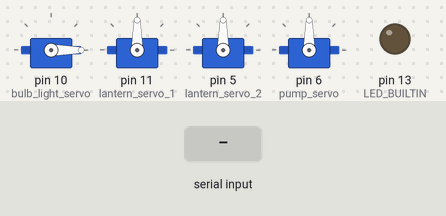
This sketch was run on a simulated Arduino Uno, built with avr-gcc and run on an emulated ATmega328P. On the bench: 4 × servo, output pins drawn as LEDs (lit = HIGH). The inputs (shaded band) are chosen by the test bench.

Above: at 1.2 s.
1.3 s: "90,45\n" received over Serial
At 2.45 s:
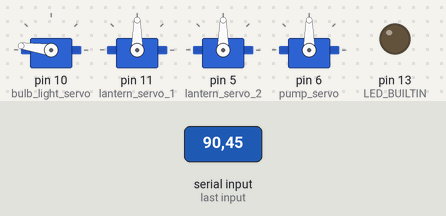
At 3.05 s:
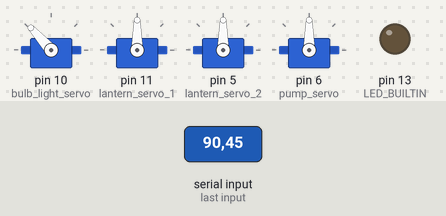
Timing chart, 0 to 12.0 s (numbered marks = the images above; inputs shaded):
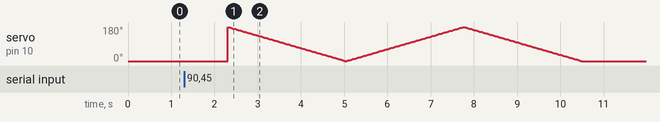

The sketch:

hardware_controller.ino.ino
```cpp
#include <Servo.h>

//Declare servos
Servo bulb_light_servo;
Servo lantern_servo_1;
Servo lantern_servo_2;
Servo pump_servo;


String data = "";
bool bulb_light_on = false;
int pos = 0;
void setup() {
  bulb_light_servo.attach(10);
  lantern_servo_1.attach(11);
  lantern_servo_2.attach(5);
  pump_servo.attach(6);

  bulb_light_servo.write(0);
  Serial.begin(9600);
  pinMode(LED_BUILTIN, OUTPUT);
}

void doTask(String str){
  int key = str.toInt();
  if(key == 0){
      if(bulb_light_on){
        for (pos = 0; pos <= 180; pos += 1) {
          bulb_light_servo.write(pos);
          delay(15);
        }
      }else{
        for (pos = 180; pos >= 0; pos -= 1) {
          bulb_light_servo.write(pos);
          delay(15);
        }
      }
      bulb_light_on = !bulb_light_on;

  }else if(key == 1){
      pump_servo.attach(6);
      for (pos = 0; pos <= 180; pos += 1) {
      // in steps of 1 degree
      pump_servo.write(pos);
      delay(15);
      }
      for (pos = 180; pos >= 0; pos -= 1) {
        pump_servo.write(pos);
        delay(15);
      }
      pump_servo.detach();
  }

}

void loop() {

  if (Serial.available() > 0) {
     data = Serial.readString();
     for(int i = 0; i < data.length(); i++){
      doTask(String(data[i]));
     }
     data = "";
  }

}
```
